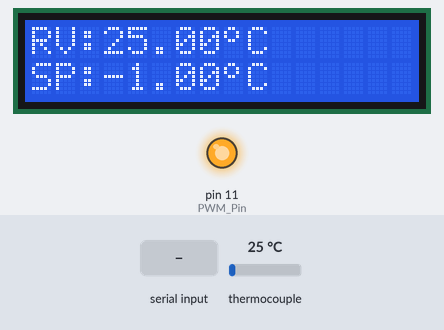
A sketch run on a simulated Arduino Uno, built with avr-gcc and run on an emulated ATmega328P. On the bench: 16×2 character LCD, output pins drawn as LEDs (lit = HIGH). The inputs (shaded band) are chosen by the test bench; at power-on: thermocouple 25 °C. What the sketch prints to the serial monitor is not drawn.

Above: at 1.7 s.
1.8 s: "1" received over Serial
At 3.2 s:
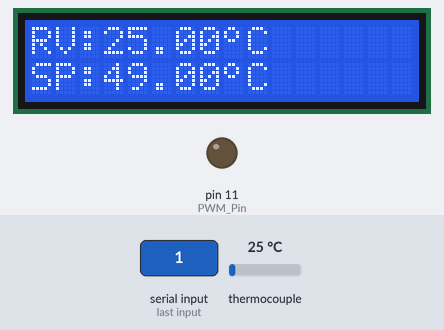
5.1 s: thermocouple set to 6 °C
At 6.9 s:
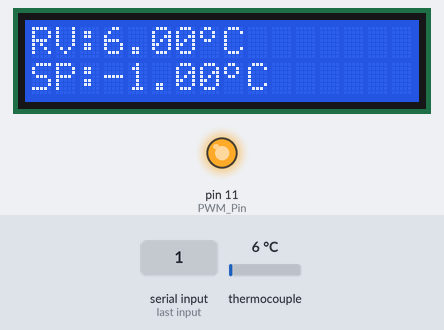
7.2 s: "0" received over Serial
At 8.2 s:
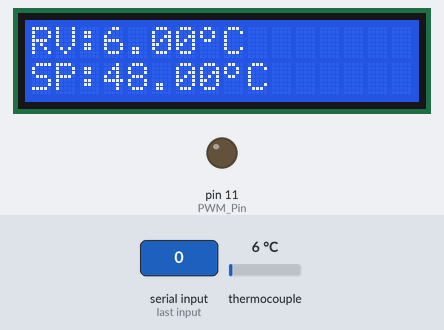
10.3 s: thermocouple set to 75 °C
At 12.0 s:
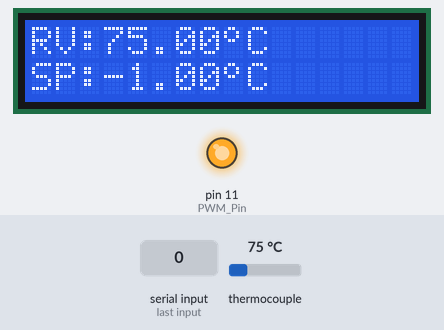
12.3 s: thermocouple set to 150 °C
At 13.2 s:
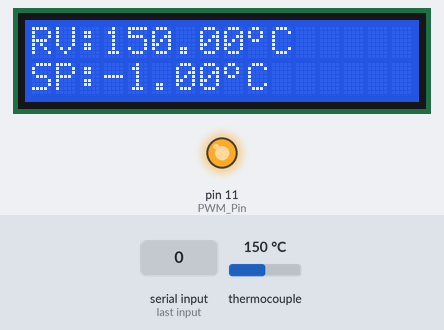
Timing chart, 0 to 15.3 s (numbered marks = the images above; inputs shaded):
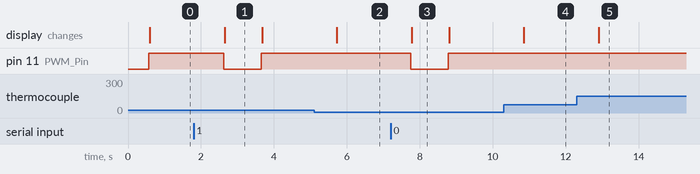

Measured:
- after the input at 1.8 s, pin 11 (PWM_Pin): HIGH → LOW after 0.83 s, → HIGH 1.0 s later; the display: changes after 0.85 s (image 1)
- after the input at 5.1 s, the display: changes after 0.63 s (image 2)
- after the input at 7.2 s, pin 11 (PWM_Pin): HIGH → LOW after 0.56 s, → HIGH 1.0 s later; the display: changes after 0.58 s (image 3)
- after the input at 10.3 s, the display: changes after 0.56 s (image 4)
- after the input at 12.3 s, the display: changes after 0.61 s (image 5)
- what the display in image 1 shows lasts 1.0 s, from 2.7 s to 3.7 s

The sketch:

ControlIoT.ino
```cpp
#include <LiquidCrystal_I2C.h>
#include <max6675.h>
#include <Wire.h>

//Define the Pins of the Thermocouple and the PWM pin on the arduino UNO
#define PWM_Pin 11
int thermoDO = 4;
int thermoCS = 5;
int thermoCLK = 6;

MAX6675 thermocouple(thermoCLK, thermoCS, thermoDO); //Create an instance of the MAX6675 class

//Declaration of the PID values .. Make sure to change the kp,ki and kd values as per your trials
float Temp_ErrorOld=0;
float Temp_Error=0;
float kp = 15;
float kd = 0.12;
float ki = 0.01;
float sensed_val;
float P;
float I;
float D;
float dE;
float corrected_val;
float Area = 0;

int milliOld;
int milliNew;
int dt;
int set_Temp;

//Import the liquid crystal I2C library
LiquidCrystal_I2C lcd(0x27, 16, 2);

// make a cute degree symbol
uint8_t degree[8]  = {140,146,146,140,128,128,128,128};

void setup() {
  Serial.begin(9600);  // Set the serial monitor at an baud rate of 9600bps
  pinMode(PWM_Pin, OUTPUT);  //Define the mode of the pwm pin
  milliNew = millis();
  TCCR2B = TCCR2B & B11111000 | B00000011 ; //Sets timer 2 divisor to 32 for PWM frequency of 980.39 Hz


  lcd.init();
  lcd.createChar(0, degree);
  lcd.backlight();

  // wait for MAX chip to stabilize
  delay(500);
}

void loop() {
  set_Temp = Serial.read(); //Read the temp coming from ESP8266
  sensed_val = thermocouple.readCelsius(); //get the temp reading from the thermocouple
  //Calculate the error and PID values
  milliOld = milliNew;
  milliNew = millis();
  dt = (milliNew - milliOld)/1000;
  Temp_Error = set_Temp - sensed_val;
  dE = Temp_Error - Temp_ErrorOld;
  Area+= (Temp_Error*dt);
  P = kp*Temp_Error;
  D = kd*(dE/dt);
  I = ki*Area;
  corrected_val = P+D+I;
  if (corrected_val < 0){
    corrected_val = 0;
  }
  if (corrected_val> 255){
    corrected_val = 255;
  }
  //Write the value to the PWM pin
  analogWrite(PWM_Pin, 255-corrected_val);
  Temp_ErrorOld = Temp_Error; //Setting the old error with the current error and repeating the process
  Serial.println("PWM:" + String(255-corrected_val) + " P:" + String(P)+ " D:" + String(D)+ " I:" + String(I) + " Controller:" + String(corrected_val)+ set_Temp);  //Display the data readings on the Serial Monitor

  // Display the Set point and the Feedback value onto the LCD display
  lcd.clear();
  // go to line #1
  lcd.setCursor(0,1);
  lcd.print("SP:"+String(float(set_Temp))); //Displays Set point on the LCD display
#if ARDUINO >= 100
  lcd.write((byte)0);
#else
  lcd.print(0, BYTE);
#endif
  lcd.print("C ");

  lcd.setCursor(0,0);
  lcd.print("RV:"+String(sensed_val)); //Displays feddback value on the LCD display
#if ARDUINO >= 100
  lcd.write((byte)0);
#else
  lcd.print(0, BYTE);
#endif
  lcd.print('C');

  delay(1000);
}
```
